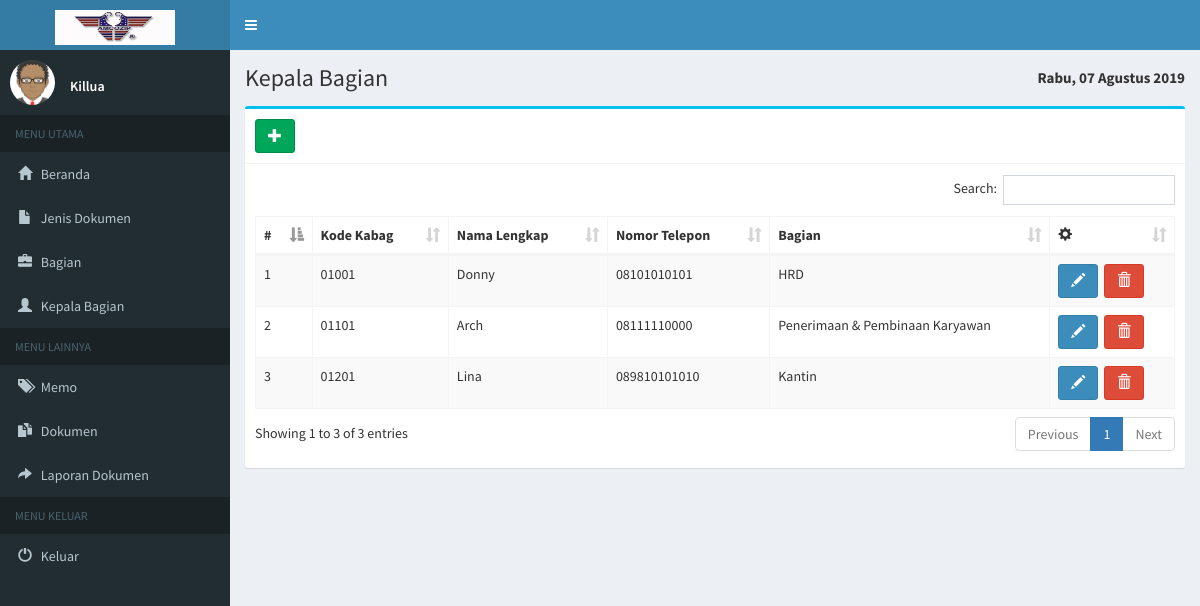
/pages/staff/index.php?hal=kabag (signed in), run on the app's committed database.
### tables this page shows
CREATE TABLE IF NOT EXISTS `staff` (
  `kd_staff` char(6) NOT NULL,
  `nm_staff` varchar(50) NOT NULL,
  `password` varchar(15) NOT NULL,
  `level` enum('0','1') NOT NULL
);

CREATE TABLE IF NOT EXISTS `kepala_bagian` (
  `kd_kabag` char(5) NOT NULL,
  `nm_kabag` varchar(50) NOT NULL,
  `alamat` text NOT NULL,
  `no_telp` varchar(15) NOT NULL,
  `password` varchar(15) NOT NULL,
  `kd_bagian` char(4) NOT NULL,
  `kd_staff` char(6) NOT NULL DEFAULT ''
);

CREATE TABLE IF NOT EXISTS `bagian` (
  `kd_bagian` char(4) NOT NULL,
  `nm_bagian` varchar(50) NOT NULL DEFAULT ''
);

### pages/staff/data/kepala_bagian/kepala_bagian.php (the view, shortened to what this page needs)
<div class="content-wrapper">
  <section class="content-header">
    <h1>
      Kepala Bagian
    </h1>
    <ol class="breadcrumb">
      <b><p style="font-size:15px; margin-top:-5px"><?php echo tglIndonesia(date('D, d F Y')); ?></p></b>
    </ol>
  </section>
  <section class="content">
    <div class="box box-info">
      <div class="box-header with-border">
        <h3 class="box-title"><button type="button" class="btn btn-success" class="btn btn-primary btn-lg" data-toggle="modal" data-target="#tambah"><i class="glyphicon glyphicon-plus"></i></button></h3>
      </div>
      <div class="box-body">
        <div class="row">
          <div class="col-md-8">
          </div>
        </div>
        <table id="example1" class="table table-bordered table-striped">
          <thead>
          <tr>
            <th>#</th>
            <th>Kode Kabag</th>
            <th>Nama Lengkap</th>
            <th>Nomor Telepon</th>
            <th>Bagian</th>
            <th><span class="glyphicon glyphicon-cog"></span></th>
          </tr>
          </thead>
          <tbody>
            <?php
            $query="SELECT a.*, b.* from kepala_bagian a, bagian b where a.kd_bagian=b.kd_bagian order by kd_kabag asc";
            $tampil = mysql_query($query);
            $no = 1;
            while ($r = mysql_fetch_array($tampil)) {
              echo "
              <tr>
                <td>$no</td>
                <td>$r[kd_kabag]</td>
                <td style='text-transform:capitalize'>$r[nm_kabag]</td>
                <td>$r[no_telp]</td>
                <td style='text-transform:capitalize'>$r[nm_bagian]</td>
                <td> "; ?>
                  <button type="button" class="btn btn-primary" value='<?php echo $r['kd_kabag'];?>' onclick="ubahdata(this.value)" data-toggle="modal" data-target="#ubah"><i class="glyphicon glyphicon-pencil"></i></button>&nbsp;
                  <button type="button" class="btn btn-danger" value='<?php echo $r['kd_kabag'];?>' onclick="hapusdata(this.value)" data-toggle="modal" data-target="#hapus"><i class="glyphicon glyphicon-trash"></i></button>
                </td>
                </tr>
              <?php
              $no++;}
          ?>
        </table>
      </div>
    </div>
  </section>
</div>

### pages/staff/header.php (shortened to what this page needs)
<?php
  function tglIndonesia($str){
        $tr   = trim($str);
        $str    = str_replace(array('Sun', 'Mon', 'Tue', 'Wed', 'Thu', 'Fri', 'Sat', 'January', 'February', 'March', 'April', 'May', 'June', 'July', 'August', 'September', 'October', 'November', 'December'), array('Minggu', 'Senin', 'Selasa', 'Rabu', 'Kamis', 'Jum\'at', 'Sabtu', 'Januari', 'Februari', 'Maret', 'April', 'Mei', 'Juni', 'Juli', 'Agustus', 'September', 'Oktober', 'November', 'Desember'), $tr);
        return $str;
    }
?>
<!DOCTYPE html>
<html>
<head>
  <link rel="stylesheet" href="../../bootstrap/css/bootstrap.min.css">
  <link rel="stylesheet" href="https://cdnjs.cloudflare.com/ajax/libs/font-awesome/4.5.0/css/font-awesome.min.css">
  <link rel="stylesheet" href="https://cdnjs.cloudflare.com/ajax/libs/ionicons/2.0.1/css/ionicons.min.css">
  <link rel="stylesheet" href="../../plugins/daterangepicker/daterangepicker.css">
  <link rel="stylesheet" href="../../plugins/datepicker/datepicker3.css">
  <link rel="stylesheet" href="../../plugins/iCheck/all.css">
  <link rel="stylesheet" href="../../plugins/colorpicker/bootstrap-colorpicker.min.css">
  <link rel="stylesheet" href="../../plugins/timepicker/bootstrap-timepicker.min.css">
  <link rel="stylesheet" href="../../plugins/select2/select2.min.css">
  <link rel="stylesheet" href="../../dist/css/AdminLTE.min.css">
  <link rel="stylesheet" href="../../plugins/datatables/dataTables.bootstrap.css">
  <link rel="stylesheet" href="../../dist/css/skins/_all-skins.min.css">
</head>
<body class="hold-transition skin-blue sidebar-mini">
<div class="wrapper">
  <header class="main-header">
    <a href="index.php" class="logo">
      <span class="logo-lg"><img src="../../images/logo.gif" height="35" width="120"></span>
    </a>
    <nav class="navbar navbar-static-top">
      <a href="#" class="sidebar-toggle" data-toggle="offcanvas" role="button">
      </a>
    </nav>
  </header>
  <aside class="main-sidebar">
    <section class="sidebar">
      <div class="user-panel">
        <div class="pull-left image">
          <img src="../../dist/img/avatar.png" class="img-circle" alt="User Image">
        </div>
        <div class="pull-left info">
          <?php
            $kd = $_SESSION['kd_staff'];
            $sql = "select kd_staff,nm_staff from staff where kd_staff='".$kd."'";
            $query = mysql_query($sql);
            while($data = mysql_fetch_array($query)){
              echo  "<br><p>" .$data['nm_staff']. "</b></p>";
            }
          ?>
        </div>
      </div>
      <ul class="sidebar-menu">
        <li class="header">MENU UTAMA</li>
        <li><a href="index.php?hal=beranda"><i class="glyphicon glyphicon-home"></i> <span>Beranda</span></a></li>
        <li><a href="index.php?hal=jdok"><i class="glyphicon glyphicon-file"></i>
        <span>Jenis Dokumen</span></a></li>
        <li><a href="index.php?hal=bg"><i class="glyphicon glyphicon-briefcase"></i> <span>Bagian</span></a></li>
        <li><a href="index.php?hal=kabag"><i class="glyphicon glyphicon-user"></i> <span>Kepala Bagian</span></a></li>
        <li class="header">MENU LAINNYA</li>
        <li><a href="index.php?hal=mmo"><i class="glyphicon glyphicon-tags"></i> <span>Memo</span></a></li>
        <li><a href="index.php?hal=dok"><i class="glyphicon glyphicon-duplicate"></i> <span>Dokumen</span></a></li>
        <li><a href="index.php?hal=lap"><i class="glyphicon glyphicon-share-alt"></i> <span>Laporan Dokumen</span></a></li>
        <li class="header">MENU KELUAR</li>
        <li><a href="keluar.php"><i class="glyphicon glyphicon-off"></i> <span>Keluar</span></a></li>
      </ul>
    </section>
  </aside>

### pages/staff/index.php (shortened to what this page needs)
<?php
  include 'header.php';
  if(isset($_GET['hal'])){
      switch($_GET['hal']){
          case 'kabag'    : include 'data/kepala_bagian/kepala_bagian.php'; break;
      }
  }else{
      include 'beranda.php';
  }
  include 'footer.php';
?>

### pages/staff/footer.php (shortened to what this page needs)
</div>
</body>
</html>

### data on the page
staff: nm_staff "Killua"
kepala_bagian: kd_kabag "01001", nm_kabag "Donny", no_telp "08101010101", kd_bagian.nm_bagian "HRD"
kepala_bagian: kd_kabag "01101", nm_kabag "Arch", no_telp "08111110000", kd_bagian.nm_bagian "Penerimaan & Pembinaan Karyawan"
kepala_bagian: kd_kabag "01201", nm_kabag "Lina", no_telp "089810101010", kd_bagian.nm_bagian "Kantin"
